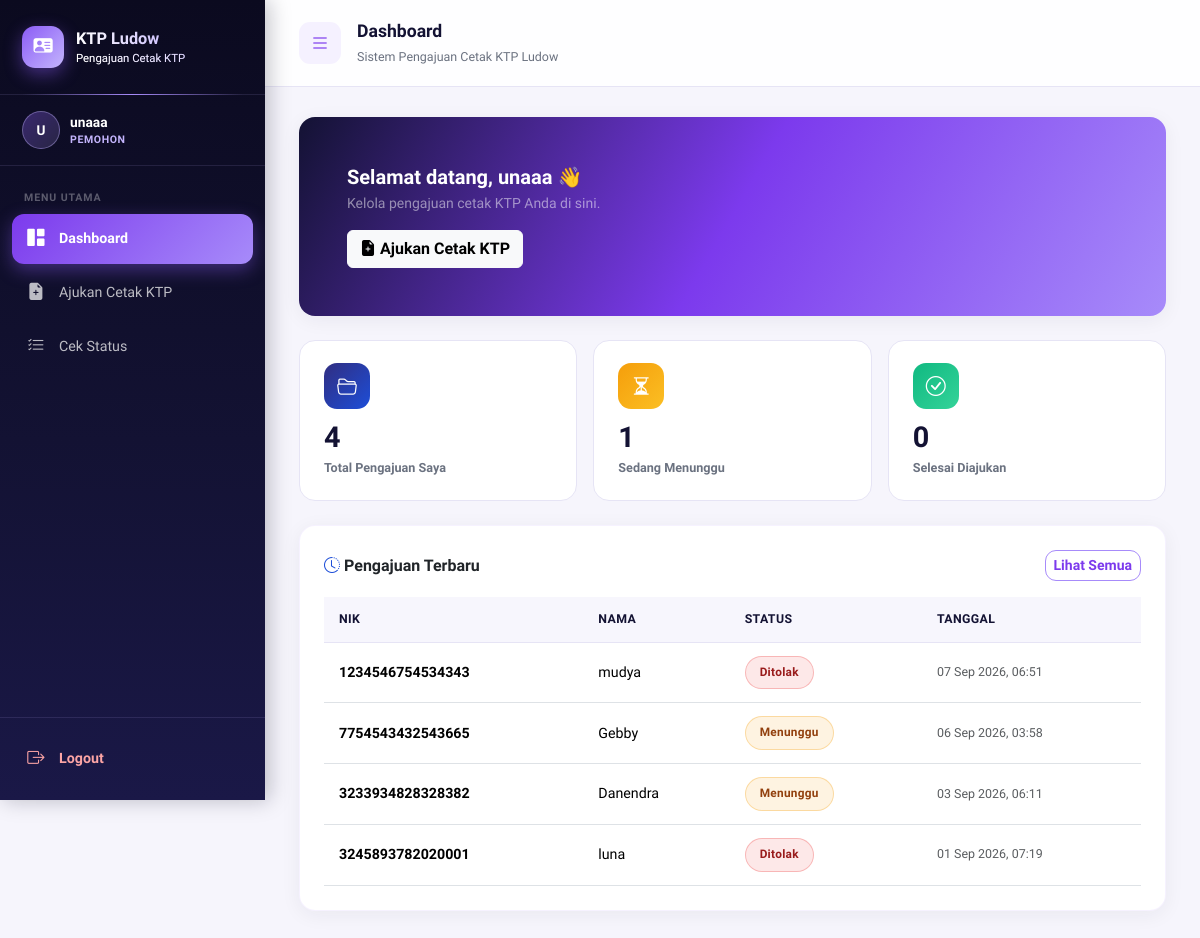
The app's page /user/dashboard.php (signed in) with its own data.
### tables this page shows
CREATE TABLE `pengajuan_ktp` (
  `id` int(11) NOT NULL AUTO_INCREMENT,
  `nik` varchar(16) NOT NULL,
  `nama_pemohon` varchar(30) NOT NULL,
  `gambar_path` varchar(255) NOT NULL,
  `foto_diri_path` varchar(255) DEFAULT NULL,
  `status` enum('pending','proses','selesai','ditolak') DEFAULT 'pending',
  `alasan_penolakan` text DEFAULT NULL,
  `user_id` int(11) DEFAULT NULL,
  `nama_atasan` varchar(100) DEFAULT NULL,
  `created_at` timestamp NOT NULL DEFAULT current_timestamp(),
  `updated_at` timestamp NOT NULL DEFAULT current_timestamp() ON UPDATE current_timestamp(),
  PRIMARY KEY (`id`),
  KEY `pengajuan_ktp_ibfk_1` (`user_id`),
  CONSTRAINT `pengajuan_ktp_ibfk_1` FOREIGN KEY (`user_id`) REFERENCES `users` (`id`) ON DELETE CASCADE ON UPDATE CASCADE
);

### user/dashboard.php (the view, shortened to what this page needs)
<?php
require_once __DIR__ . '/../config.php';
require_once __DIR__ . '/../includes/functions.php';
$userId = (int) $_SESSION['user_id'];
$stmt = $pdo->prepare("SELECT COUNT(*) FROM pengajuan_ktp WHERE user_id = ?"); $stmt->execute([$userId]); $total = $stmt->fetchColumn();
$stmt = $pdo->prepare("SELECT COUNT(*) FROM pengajuan_ktp WHERE user_id = ? AND status = 'pending'"); $stmt->execute([$userId]); $menunggu = $stmt->fetchColumn();
$stmt = $pdo->prepare("SELECT COUNT(*) FROM pengajuan_ktp WHERE user_id = ? AND status = 'selesai'"); $stmt->execute([$userId]); $selesai = $stmt->fetchColumn();
$stmt = $pdo->prepare("SELECT * FROM pengajuan_ktp WHERE user_id = ? ORDER BY created_at DESC LIMIT 5"); $stmt->execute([$userId]); $terbaru = $stmt->fetchAll();
require_once __DIR__ . '/../includes/header.php';
?>
<div class="card hero-banner p-4 p-md-5 mb-4"><div style="position:relative;z-index:1;"><h5 class="fw-bold text-white mb-1">Selamat datang, <?= e($_SESSION['username']) ?> 👋</h5><p class="text-white-50 mb-0 small">Kelola pengajuan cetak KTP Anda di sini.</p><a href="pengajuan.php" class="btn btn-light fw-semibold mt-3"><i class="bi bi-file-earmark-plus-fill me-1"></i>Ajukan Cetak KTP</a></div></div>
<div class="row g-3 mb-4"><div class="col-6 col-md-4"><div class="stat-card"><div class="stat-icon" style="background:linear-gradient(135deg,#312e81,#1d4ed8);"><i class="bi bi-folder2-open"></i></div><div class="stat-value"><?= (int)$total ?></div><div class="stat-label">Total Pengajuan Saya</div></div></div><div class="col-6 col-md-4"><div class="stat-card"><div class="stat-icon" style="background:linear-gradient(135deg,#f59e0b,#fbbf24);"><i class="bi bi-hourglass-split"></i></div><div class="stat-value"><?= (int)$menunggu ?></div><div class="stat-label">Sedang Menunggu</div></div></div><div class="col-12 col-md-4"><div class="stat-card"><div class="stat-icon" style="background:linear-gradient(135deg,#10b981,#34d399);"><i class="bi bi-check-circle"></i></div><div class="stat-value"><?= (int)$selesai ?></div><div class="stat-label">Selesai Diajukan</div></div></div></div>
<div class="card p-4"><div class="d-flex align-items-center justify-content-between mb-3"><h6 class="fw-bold mb-0"><i class="bi bi-clock-history me-1" style="color:#1d4ed8;"></i>Pengajuan Terbaru</h6><a href="status.php" class="btn btn-sm btn-outline-primary">Lihat Semua</a></div><div class="table-responsive"><table class="table table-hover align-middle mb-0"><thead><tr><th>NIK</th><th>Nama</th><th>Status</th><th>Tanggal</th></tr></thead><tbody><?php if(!$terbaru): ?><tr><td colspan="4" class="text-center text-muted py-4">Belum ada pengajuan. <a href="pengajuan.php">Ajukan sekarang</a>.</td></tr><?php endif; ?><?php foreach($terbaru as $row): ?><tr><td class="fw-semibold"><?= e($row['nik']) ?></td><td><?= e($row['nama_pemohon']) ?></td><td><?= status_badge($row['status']) ?></td><td class="text-muted small"><?= e(date('d M Y, H:i', strtotime($row['created_at']))) ?></td></tr><?php endforeach; ?></tbody></table></div></div>
<?php require_once __DIR__ . '/../includes/footer.php'; ?>

### includes/functions.php (shortened to what this page needs)
<?php
if (!function_exists('e')) {
    function e($value)
    {
        return htmlspecialchars(
            (string) $value,
            ENT_QUOTES,
            'UTF-8'
        );
    }
}
if (!function_exists('status_badge')) {
    function status_badge($status)
    {
        $status = strtolower(
            trim(
                (string) $status
            )
        );
        switch ($status) {
            case 'pending':
            case 'menunggu':
                $class =
                    'status-menunggu';
                $label =
                    'Menunggu';
                break;
            case 'ditolak':
            case 'rejected':
            case 'tolak':
                $class =
                    'status-ditolak';
                $label =
                    'Ditolak';
                break;
            default:
                $class =
                    'status-menunggu';
                $label =
                    $status !== ''
                    ? ucfirst($status)
                    : 'Menunggu';
                break;
        }
        return
            '<span class="status-badge ' .
            e($class) .
            '">' .
            e($label) .
            '</span>';
    }
}

### includes/header.php (style rules this page uses)
:root { --navy-950: #0b0a1f; --navy-900: #131233; --navy-800: #1a1847; --navy-700: #241f5c; --purple-300: #c4b5fd; --purple-400: #a78bfa; --purple-500: #8b5cf6; --purple-600: #7c3aed; --success: #10b981; --warning: #f59e0b; --danger: #ef4444; --info: #22d3ee; --muted: #6b7280; --border: #e6e4f5; --bg: #f6f5fc; --sidebar-width: 265px; --sidebar-collapsed-width: 78px; --transition: .3s ease; }
* { box-sizing: border-box; }
body { font-family: 'Plus Jakarta Sans', 'Segoe UI', sans-serif; background: var(--bg); color: #1e1b3a; margin: 0; overflow-x: hidden; }
a { text-decoration: none; }
.card { border: 1px solid rgba(139,92,246,.08); box-shadow: 0 4px 20px rgba(30,27,58,.06); border-radius: 16px; transition: box-shadow .25s ease; }
.stat-card { border-radius: 16px; padding: 22px 24px; border: 1px solid var(--border); background: #fff; position: relative; overflow: hidden; }
.stat-card .stat-icon { width: 46px; height: 46px; border-radius: 13px; display: flex; align-items: center; justify-content: center; font-size: 1.25rem; color: #fff; margin-bottom: 14px; }
.stat-card .stat-value { font-size: 1.8rem; font-weight: 800; color: var(--navy-900); line-height: 1; }
.stat-card .stat-label { font-size: .79rem; color: var(--muted); font-weight: 600; margin-top: 7px; }
.btn-outline-primary { color: var(--purple-600); border-color: var(--purple-400); border-radius: 11px; font-weight: 600; }
.status-badge { padding: 7px 14px; border-radius: 20px; font-weight: 700; font-size: .74rem; display: inline-block; letter-spacing: .3px; }
.status-menunggu { background: rgba(245,158,11,.12); color: #92400e; border: 1px solid rgba(245,158,11,.3); }
.status-ditolak { background: rgba(239,68,68,.12); color: #991b1b; border: 1px solid rgba(239,68,68,.3); }
.table { font-size: .89rem; }
.table thead th { background: #f7f6fd; color: var(--navy-900); font-weight: 700; font-size: .77rem; text-transform: uppercase; letter-spacing: .4px; border-bottom: 1px solid var(--border); padding: 13px 15px; }
.table tbody td { padding: 13px 15px; vertical-align: middle; }
.hero-banner { background: linear-gradient( 120deg, var(--navy-900), var(--purple-600), var(--purple-400) ); border: none; position: relative; overflow: hidden; }

### records on screen
pengajuan_ktp: nik "1234546754534343", nama_pemohon "mudya", status "Ditolak", created_at "07 Sep 2026, 06:51"
pengajuan_ktp: nik "7754543432543665", nama_pemohon "Gebby", status "Menunggu", created_at "06 Sep 2026, 03:58"
pengajuan_ktp: nik "3233934828328382", nama_pemohon "Danendra", status "Menunggu", created_at "03 Sep 2026, 06:11"
pengajuan_ktp: nik "3245893782020001", nama_pemohon "luna", status "Ditolak", created_at "01 Sep 2026, 07:19"

### other values on screen
substr($namaUser, 0, 1) "U"
$namaUser "unaaa"
$pageTitle "Dashboard"
$_SESSION['username'] "unaaa"
$total "4"
$menunggu "1"
$selesai "0"
